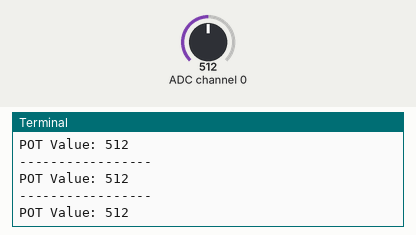
Simulated run of this program. Board: Raspberry Pi (BCM pin numbers). On the bench: the last lines printed to the terminal. Inputs (shaded band) come from the test bench; at power-on: ADC channel 0 = 512 (analog values on the 0–1023 scale).

Above: at 1.2 s.
1.3 s: ADC channel 0 set to 716
At 1.9 s:
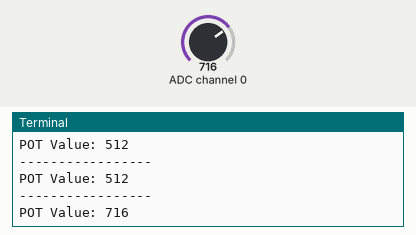
2.8 s: ADC channel 0 set to 900
At 3.4 s:
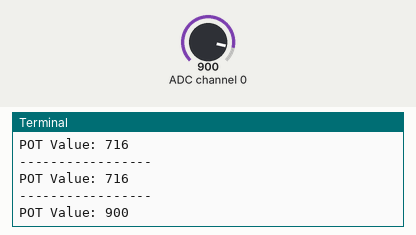
Timing chart, 0 to 5.8 s (numbered marks = the images above; inputs shaded):
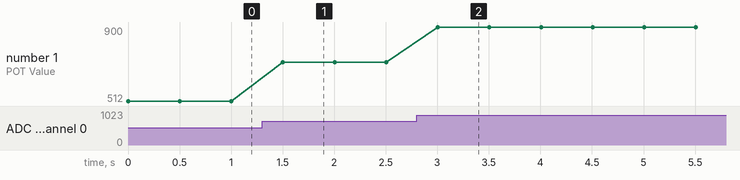

The program:

LDR.py
```python
import spidev  # SPI 통신을 위한 spidev 라이브러리 임포트
import time  # 딜레이를 주기 위한 time 라이브러리 임포트

# 변수 초기화
delay = 0.5  # 다음 읽기 사이의 대기 시간 설정 (0.5초)
ldr_channel = 0  # LDR이 연결된 ADC 채널 설정 (채널 0)

# SPI 설정
spi = spidev.SpiDev()  # SPI 객체 생성
spi.open(0, 0)  # SPI 버스 0과 장치 0을 엽니다 (SPI0, CE0)
spi.max_speed_hz = 100000  # SPI 통신 속도 설정 (100kHz)

# ADC 값을 읽는 함수 정의
def readadc(adcnum):
    # ADC 채널 번호가 유효한지 확인 (0에서 7 사이여야 함)
    if adcnum > 7 or adcnum < 0:
        return -1  # 유효하지 않은 경우 -1 반환

    # SPI를 통해 데이터 전송 및 수신
    # 1: 시작 비트
    # 8 + adcnum << 4: 단일 종료 비트와 ADC 채널을 선택하는 비트
    # 0: 의미 없는 비트 (데이터 수신을 위한 자리)
    r = spi.xfer2([1, 8 + adcnum << 4, 0])

    # 수신된 3바이트의 데이터를 10비트 정수로 변환
    data = ((r[1] & 3) << 8) + r[2]
    return data  # 변환된 10비트 데이터를 반환

# 무한 루프
while True:
    ldr_value = readadc(ldr_channel)  # LDR 값을 읽어옴
    print("-----------------")  # 구분선 출력
    print("POT Value: %d" % ldr_value)  # 읽은 LDR 값 출력
    time.sleep(delay)  # 다음 읽기 전에 0.5초 대기
```

Measured:
- after the input at 1.3 s, the terminal: prints a new line after 0.20 s (image 1)
- after the input at 2.8 s, the terminal: prints a new line after 0.21 s (image 2)
- plotted number 1: 512 → 716 after the input at 1.3 s, 716 → 900 after the input at 2.8 s
